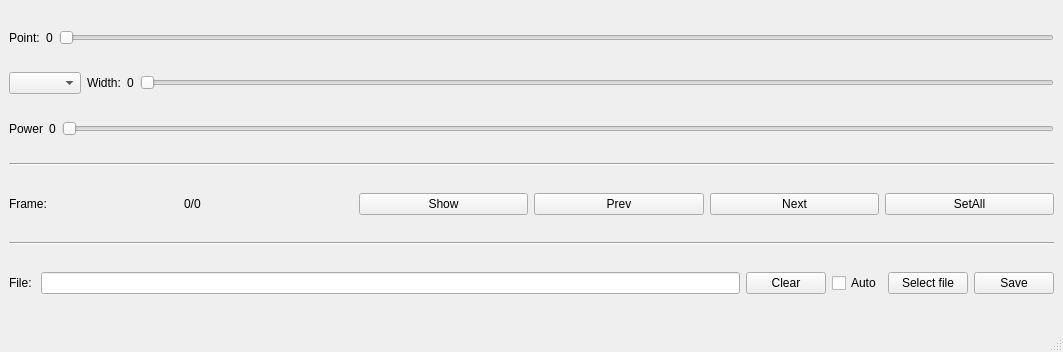
<?xml version="1.0" encoding="UTF-8"?>
<ui version="4.0">
 <class>MainWindow</class>
 <widget class="QMainWindow" name="MainWindow">
  <property name="geometry">
   <rect>
    <x>0</x>
    <y>0</y>
    <width>1063</width>
    <height>352</height>
   </rect>
  </property>
  <property name="sizePolicy">
   <sizepolicy hsizetype="Maximum" vsizetype="Minimum">
    <horstretch>0</horstretch>
    <verstretch>0</verstretch>
   </sizepolicy>
  </property>
  <property name="windowTitle">
   <string>SignalReMaker ETU LETI</string>
  </property>
  <property name="whatsThis">
   <string>Maliutin D L 2023 ETU LETI</string>
  </property>
  <widget class="QWidget" name="centralwidget">
   <layout class="QVBoxLayout" name="verticalLayout">
    <item>
     <layout class="QHBoxLayout" name="horizontalLayout_5">
      <item>
       <widget class="QLabel" name="label_2">
        <property name="text">
         <string>Point:</string>
        </property>
       </widget>
      </item>
      <item>
       <widget class="QLabel" name="label_6">
        <property name="text">
         <string>0</string>
        </property>
       </widget>
      </item>
      <item>
       <widget class="QSlider" name="horizontalSlider">
        <property name="orientation">
         <enum>Qt::Horizontal</enum>
        </property>
       </widget>
      </item>
     </layout>
    </item>
    <item>
     <layout class="QHBoxLayout" name="horizontalLayout_6">
      <item>
       <widget class="QComboBox" name="comboBox"/>
      </item>
      <item>
       <widget class="QLabel" name="label_8">
        <property name="text">
         <string>Width:</string>
        </property>
       </widget>
      </item>
      <item>
       <widget class="QLabel" name="label_9">
        <property name="text">
         <string>0</string>
        </property>
       </widget>
      </item>
      <item>
       <widget class="QSlider" name="horizontalSlider_3">
        <property name="orientation">
         <enum>Qt::Horizontal</enum>
        </property>
       </widget>
      </item>
     </layout>
    </item>
    <item>
     <layout class="QHBoxLayout" name="horizontalLayout_3">
      <item>
       <widget class="QLabel" name="label_3">
        <property name="text">
         <string>Power</string>
        </property>
       </widget>
      </item>
      <item>
       <widget class="QLabel" name="label_7">
        <property name="text">
         <string>0</string>
        </property>
       </widget>
      </item>
      <item>
       <widget class="QSlider" name="horizontalSlider_2">
        <property name="orientation">
         <enum>Qt::Horizontal</enum>
        </property>
       </widget>
      </item>
     </layout>
    </item>
    <item>
     <widget class="Line" name="line_2">
      <property name="orientation">
       <enum>Qt::Horizontal</enum>
      </property>
     </widget>
    </item>
    <item>
     <layout class="QHBoxLayout" name="horizontalLayout_4">
      <item>
       <widget class="QLabel" name="label_5">
        <property name="text">
         <string>Frame: </string>
        </property>
       </widget>
      </item>
      <item>
       <widget class="QLabel" name="label_4">
        <property name="text">
         <string>0/0</string>
        </property>
       </widget>
      </item>
      <item>
       <widget class="QPushButton" name="pushButton_7">
        <property name="text">
         <string>Show</string>
        </property>
       </widget>
      </item>
      <item>
       <widget class="QPushButton" name="pushButton_3">
        <property name="text">
         <string>Prev</string>
        </property>
       </widget>
      </item>
      <item>
       <widget class="QPushButton" name="pushButton_4">
        <property name="text">
         <string>Next</string>
        </property>
       </widget>
      </item>
      <item>
       <widget class="QPushButton" name="pushButton_5">
        <property name="text">
         <string>SetAll</string>
        </property>
       </widget>
      </item>
     </layout>
    </item>
    <item>
     <widget class="Line" name="line">
      <property name="orientation">
       <enum>Qt::Horizontal</enum>
      </property>
     </widget>
    </item>
    <item>
     <layout class="QHBoxLayout" name="horizontalLayout">
      <item>
       <widget class="QLabel" name="label">
        <property name="text">
         <string>File: </string>
        </property>
       </widget>
      </item>
      <item>
       <widget class="QLineEdit" name="lineEdit"/>
      </item>
      <item>
       <widget class="QPushButton" name="pushButton_6">
        <property name="text">
         <string>Clear</string>
        </property>
       </widget>
      </item>
      <item>
       <widget class="QCheckBox" name="checkBox">
        <property name="text">
         <string>Auto</string>
        </property>
       </widget>
      </item>
      <item>
       <widget class="QPushButton" name="pushButton">
        <property name="text">
         <string>Select file</string>
        </property>
       </widget>
      </item>
      <item>
       <widget class="QPushButton" name="pushButton_2">
        <property name="text">
         <string>Save</string>
        </property>
       </widget>
      </item>
     </layout>
    </item>
   </layout>
  </widget>
  <widget class="QStatusBar" name="statusbar"/>
 </widget>
 <resources/>
 <connections/>
</ui>
